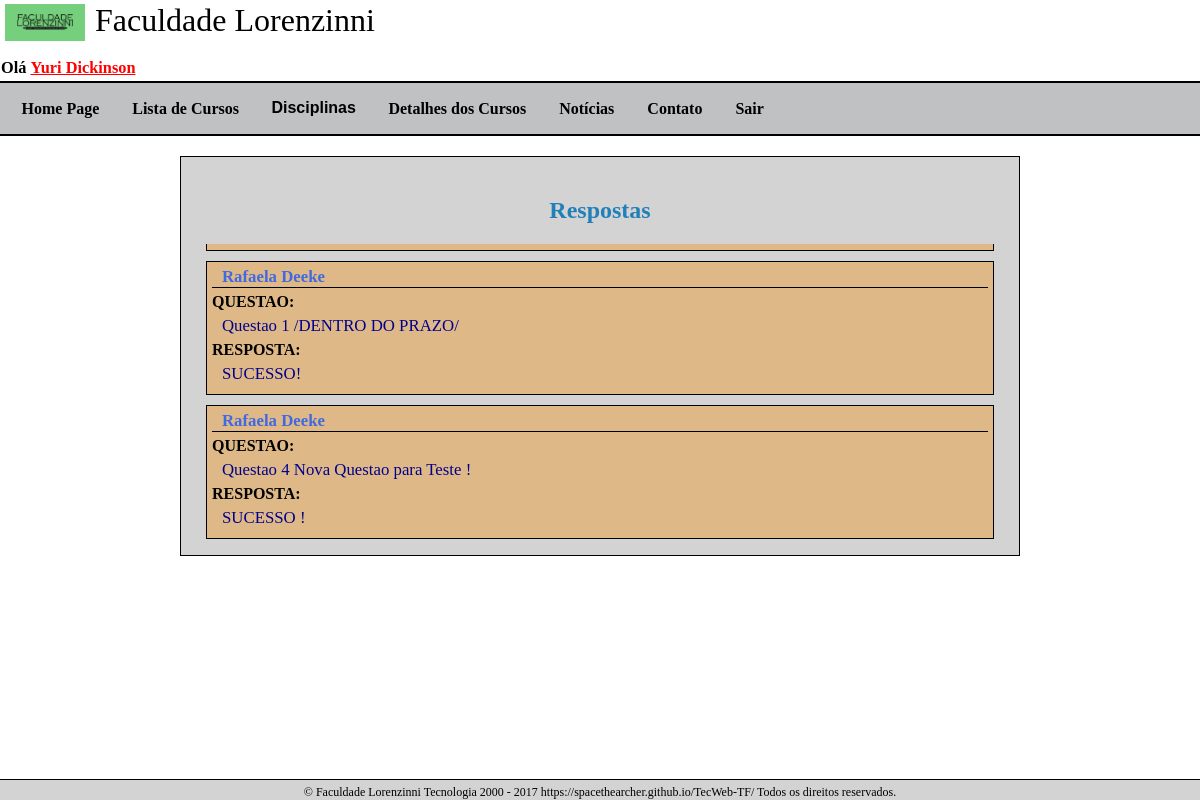
Page /Professor/Respostas (signed in) on the earlier database version.
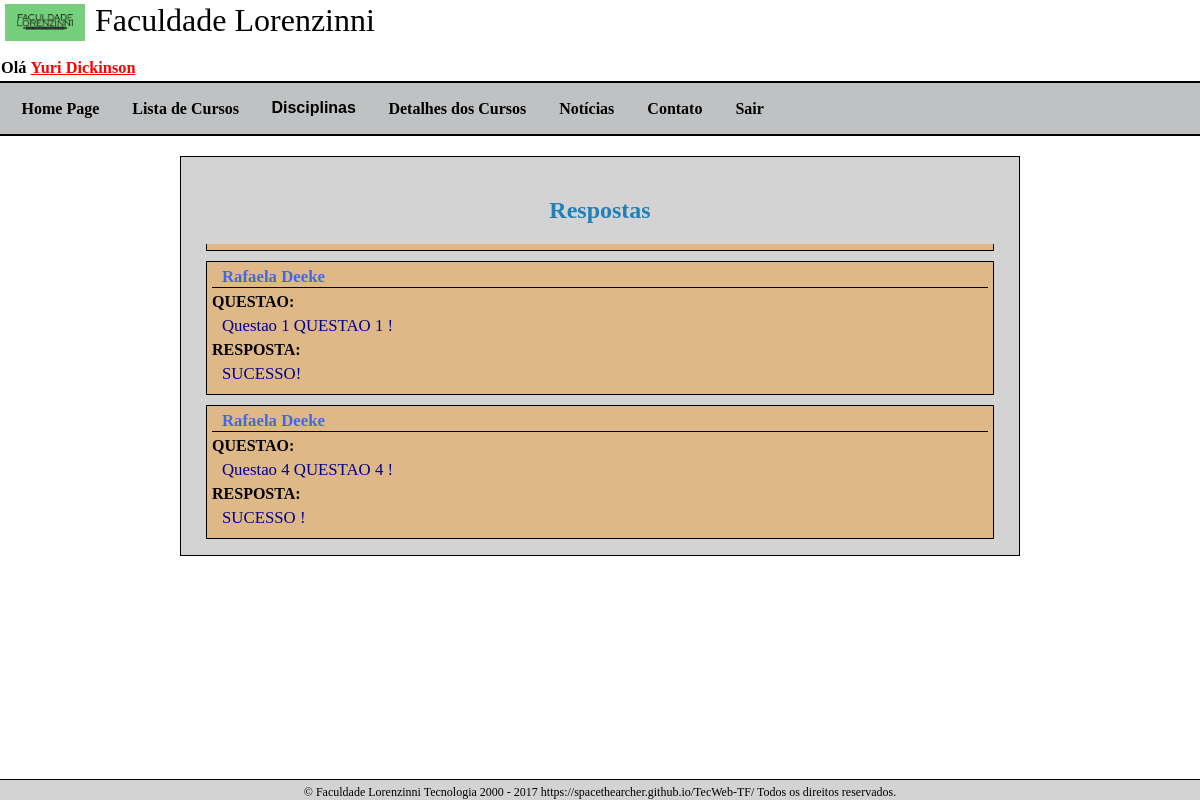
Same page on the later database version.
### core/models.py (models this page shows, shortened)
class Resposta(models.Model):
    id_questao = models.ForeignKey(Questao, models.DO_NOTHING, db_column='ID_Questao')  # Field name made lowercase.
    id_aluno = models.ForeignKey(Aluno, models.DO_NOTHING, db_column='ID_Aluno')  # Field name made lowercase.
    data_avaliacao = models.DateTimeField(db_column='Data_Avaliacao', max_length=10)  # Field name made lowercase.
    nota = models.DecimalField(db_column='Nota', max_digits=4, decimal_places=2, null=True)  # Field name made lowercase.
    avaliacao = models.TextField(db_column='Avaliacao', null=True)  # Field name made lowercase. This field type is a guess.
    descricao = models.TextField(db_column='Descricao')  # Field name made lowercase. This field type is a guess.
    data_de_envio = models.DateTimeField(db_column='Data_de_Envio', max_length=10)  # Field name made lowercase.
    class Meta:
        db_table = 'Resposta'
        unique_together = (('id_questao', 'id_aluno'),)

class Questao(models.Model):
    id_professor_questao = models.ForeignKey(Professor, on_delete=models.CASCADE)
    id_turma_questao = models.ForeignKey(Turma, on_delete=models.CASCADE)  # Field name made lowercase.
    numero = models.IntegerField(db_column='Numero')  # Field name made lowercase.
    data_limite_entrega = models.DateField(db_column='Data_Limite_Entrega', max_length=10, help_text="DD/MM/AAAA")  # Field name made lowercase.
    descricao = models.TextField(db_column='Descricao')  # Field name made lowercase. This field type is a guess.
    data = models.DateTimeField(db_column='Data', max_length=10, auto_now_add=True)  # Field name made lowercase.
    class Meta:
        db_table = 'Questao'
        unique_together = (('id_turma_questao', 'numero'),)
    def __str__(self):
        return 'Questao ' + str(self.numero) + ' ' + self.descricao

class Usuario(AbstractBaseUser):
    ra = models.IntegerField("RA",unique=True)
    password = models.CharField("Senha", max_length=200)
    nome = models.CharField("Nome", max_length=100)
    email = models.EmailField("E-Mail", max_length=50)
    perfil = models.CharField("Perfil", max_length=1, default="A")
    ativo = models.BooleanField("Ativo", default=True)
    USERNAME_FIELD = 'ra'
    REQUIRED_FIELDS = ['nome','email']
    objects = UsuarioManager()
    def __str__(self):
        return self.nome

### core/views.py (the view)
# urls.py: url(r'^Professor/Respostas', page_respostas_recebidas),
@login_required(login_url="/Login")
@user_passes_test(checa_professor)
def page_respostas_recebidas(request):
    respostas = Resposta.objects.all()
    contexto = {
        "respostas":respostas,
    }
    return render(request, "RespostasRecebidas.html", contexto)

### core/views.py (called while the page is built)
def checa_professor(usuario):
    return usuario.perfil == "P" or usuario.perfil == "C"

### core/templates/RespostasRecebidas.html (shortened to what this page needs)
{% extends 'base.html' %}
{% block scripts %}
    <link rel="stylesheet" type="text/css" href="/static/css/site.css">
    <link rel="stylesheet" type="text/css" href="/static/css/MensagensProfessor.css">
{% endblock %}
{% block conteudo %}
    <div class="mensagembox">
        <h1> Respostas </h1>
        <div class="display">
        {% for resposta in respostas %}
                <div class="mensagem">
                 <div class="aluno"> {{ resposta.id_aluno }} </div>
                 <div class="textoCall">QUESTAO:</div> <div class="assunto"> {{resposta.id_questao}} </div>
                 <div class="textoCall">RESPOSTA:</div> <div class="texto"> {{resposta.descricao}} </div>
                </div>
        {% endfor %}
        </div>
    </div>
{% endblock %}

Differences in the rows shown:
changed through a linked row, Resposta "SUCESSO !": id_questao "Questao 4 Nova Questao para Teste !" → "Questao 4 QUESTAO 4 !"
changed through a linked row, Resposta "SUCESSO!": id_questao "Questao 1 /DENTRO DO PRAZO/" → "Questao 1 QUESTAO 1 !"
